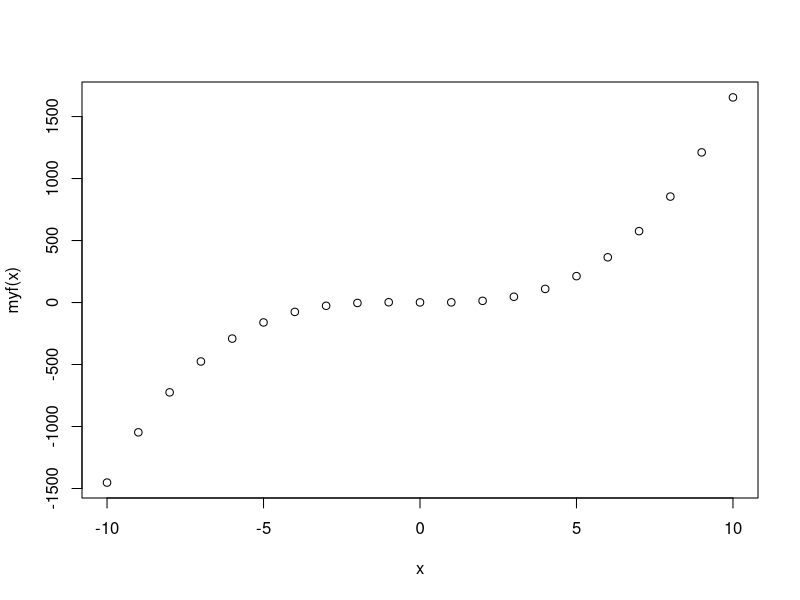

This figure's R source:
## ---- chunk 1
x <- 5
1.57345 * x ^ 3 + x ^ 2 - 2 * x + 1
## ---- chunk 2
myf <- function(x) {
       y = 1.57345 * x ^ 3 + x ^ 2 - 2 * x + 1
       return(y)
}
## ---- chunk 3
myf(5)  # or myf(x = 5)
## ---- chunk 4
x <- - 10 : 10  # x now is a vector  with 21 numbers -10, -9, … 10
myf(x) 
plot(x, myf(x))  # see plot on the right.
## ---- chunk 5
#install.packages("dplyr") 
library(dplyr)
## ---- chunk 6
iris %>% 
  filter(Species == "setosa", Sepal.Length > 4)
## ---- chunk 7
iris %>% 
  mutate(ratio = Sepal.Length / Sepal.Width)
## ---- chunk 8
iris %>% 
  arrange(Sepal.Length)
## ---- chunk 9
iris %>% 
  filter(Species == "setosa") %>%                  # filter rows
  select(Sepal.Length, Sepal.Width) %>%            # select two columns 
  mutate(ratio = Sepal.Length / Sepal.Width) %>%   # add a new column
  arrange(desc(ratio))   %>%                       # sort in descending order
  head()   # only show top rows. No more pipes, end of sequence.
## ---- chunk 10
iris %>% 
  group_by(Species)  %>%  # split by Species 
  summarise(avgSL = mean(Sepal.Length), avgSW = mean(Sepal.Length)) %>% 
  arrange(avgSL)
